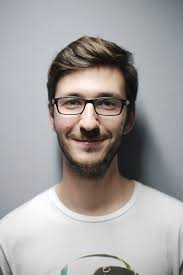
#> input picture src/exp/download.jpg, 183 x 275 px
$ python -i feature_extraction.py   (imports and definitions only)   (older library calls are emulated)
#> lines starting #> are read from the running program, lines starting #| are printed output that depends on the picture
#> further down, picture is the input picture: shape (275, 183, 3); mean B, G, R 160.6, 160.6, 164
"""
feature_extraction.py
Feature extraction utilities using FFT, wavelets, and other image processing techniques.
"""

import cv2
import numpy as np
from pathlib import Path


def extract_fft_features(image, normalize=True):
    """
    Extract FFT features from an image.

    Args:
        image (numpy.ndarray): Input image
        normalize (bool): Whether to normalize the features

    Returns:
        numpy.ndarray: FFT magnitude spectrum
    """
#> called with normalize = True
    # Convert to grayscale if needed
    if len(image.shape) == 3:
        gray = cv2.cvtColor(image, cv2.COLOR_BGR2GRAY)
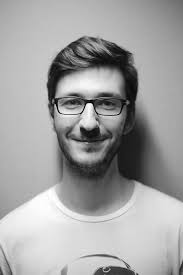
#> gray: shape (275, 183); min 1, max 255, mean 161.7
    else:
        gray = image

    # Apply FFT
    f = np.fft.fft2(gray)
    fshift = np.fft.fftshift(f)

    # Calculate magnitude spectrum
    magnitude = 20 * np.log(np.abs(fshift) + 1)
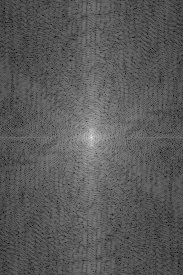
#> magnitude: shape (275, 183) float64; min 48.86, max 318.2, mean 144; drawn with min black and max white

    if normalize:
        magnitude = cv2.normalize(magnitude, None, 0, 255, cv2.NORM_MINMAX).astype(np.uint8)

    return magnitude


# [133 lines left out: functions extract_fft_bands, extract_texture_features, apply_filters, not called in this run]

>>> import cv2
>>> picture = cv2.imread('../exp/download.jpg')
>>> result = extract_fft_features(picture)

$ run again, on src/exp/your_image.jpg
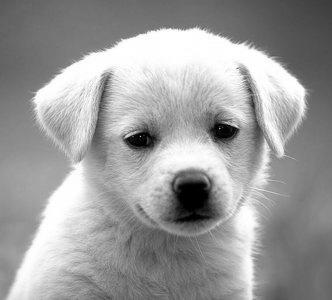
#> input picture src/exp/your_image.jpg, 332 x 300 px
#> picture is the input picture: shape (300, 332, 3); min 0, max 255, mean 155.7
#> in extract_fft_features, `magnitude = 20 * np.log(np.abs(fshift) + 1)`:
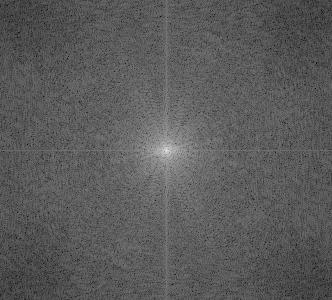
#> magnitude: shape (300, 332) float64; min 48.12, max 331.1, mean 149.3; drawn with min black and max white

$ run again, on src/exp/restored_34_stage1_opencv.png
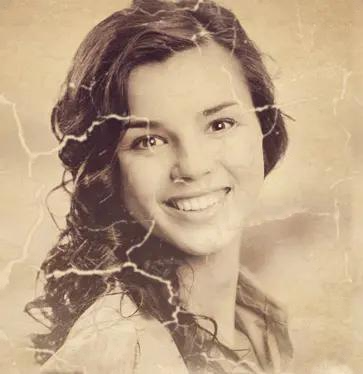
#> input picture src/exp/restored_34_stage1_opencv.png, 363 x 374 px
#> picture is the input picture: shape (374, 363, 3); mean B, G, R 133.4, 161, 186.6
#> in extract_fft_features, `gray = cv2.cvtColor(image, cv2.COLOR_BGR2GRAY)`:
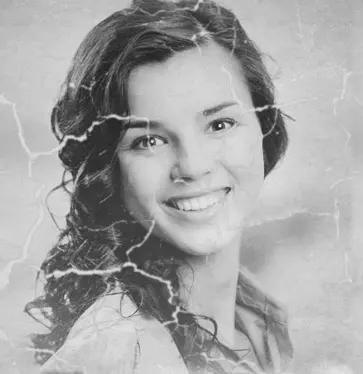
#> gray: shape (374, 363); min 24, max 239, mean 165.5
#> in extract_fft_features, `magnitude = 20 * np.log(np.abs(fshift) + 1)`:
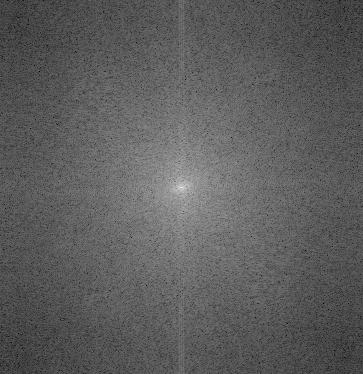
#> magnitude: shape (374, 363) float64; min 34.11, max 338.6, mean 145.7; drawn with min black and max white
